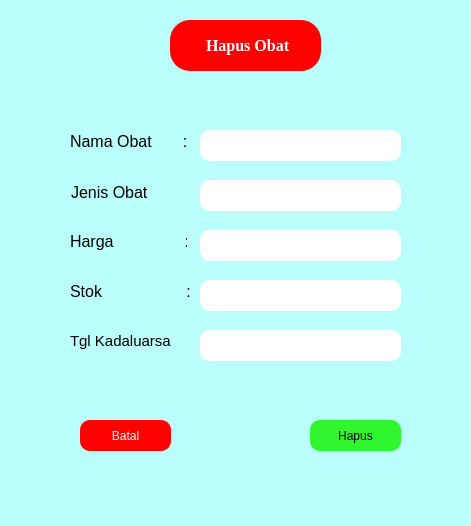
<?xml version="1.0" encoding="UTF-8"?>
<ui version="4.0">
 <class>MainWindow</class>
 <widget class="QMainWindow" name="MainWindow">
  <property name="geometry">
   <rect>
    <x>0</x>
    <y>0</y>
    <width>471</width>
    <height>526</height>
   </rect>
  </property>
  <property name="windowTitle">
   <string>MainWindow</string>
  </property>
  <property name="styleSheet">
   <string notr="true">background-color: rgb(187, 255, 253);</string>
  </property>
  <widget class="QWidget" name="centralwidget">
   <widget class="QLabel" name="label">
    <property name="geometry">
     <rect>
      <x>170</x>
      <y>20</y>
      <width>151</width>
      <height>51</height>
     </rect>
    </property>
    <property name="font">
     <font>
      <family>Times New Roman</family>
      <pointsize>12</pointsize>
      <bold>true</bold>
     </font>
    </property>
    <property name="styleSheet">
     <string notr="true">background-color: rgb(255, 0, 0);
border-radius: 20px;
color: rgb(255, 255, 255);</string>
    </property>
    <property name="text">
     <string>         Hapus Obat </string>
    </property>
   </widget>
   <widget class="QLineEdit" name="lineEdit_2">
    <property name="enabled">
     <bool>true</bool>
    </property>
    <property name="geometry">
     <rect>
      <x>200</x>
      <y>180</y>
      <width>201</width>
      <height>31</height>
     </rect>
    </property>
    <property name="styleSheet">
     <string notr="true">background-color: rgb(255, 255, 255);
border-radius: 10px;</string>
    </property>
   </widget>
   <widget class="QLabel" name="label_6">
    <property name="geometry">
     <rect>
      <x>70</x>
      <y>330</y>
      <width>121</width>
      <height>22</height>
     </rect>
    </property>
    <property name="font">
     <font>
      <pointsize>11</pointsize>
     </font>
    </property>
    <property name="text">
     <string>Tgl Kadaluarsa     :</string>
    </property>
   </widget>
   <widget class="QLabel" name="label_5">
    <property name="geometry">
     <rect>
      <x>70</x>
      <y>280</y>
      <width>121</width>
      <height>22</height>
     </rect>
    </property>
    <property name="font">
     <font>
      <pointsize>12</pointsize>
     </font>
    </property>
    <property name="text">
     <string>Stok                   :</string>
    </property>
   </widget>
   <widget class="QLabel" name="label_3">
    <property name="geometry">
     <rect>
      <x>71</x>
      <y>181</y>
      <width>117</width>
      <height>22</height>
     </rect>
    </property>
    <property name="font">
     <font>
      <pointsize>12</pointsize>
     </font>
    </property>
    <property name="text">
     <string>Jenis Obat         :</string>
    </property>
   </widget>
   <widget class="QLineEdit" name="lineEdit_5">
    <property name="enabled">
     <bool>true</bool>
    </property>
    <property name="geometry">
     <rect>
      <x>200</x>
      <y>330</y>
      <width>201</width>
      <height>31</height>
     </rect>
    </property>
    <property name="styleSheet">
     <string notr="true">background-color: rgb(255, 255, 255);
border-radius: 10px;</string>
    </property>
   </widget>
   <widget class="QPushButton" name="pushButton_2">
    <property name="geometry">
     <rect>
      <x>80</x>
      <y>420</y>
      <width>91</width>
      <height>31</height>
     </rect>
    </property>
    <property name="styleSheet">
     <string notr="true">border-radius: 10px;
background-color: rgb(255, 0, 0);
color: rgb(255, 255, 255);</string>
    </property>
    <property name="text">
     <string>Batal</string>
    </property>
   </widget>
   <widget class="QLabel" name="label_4">
    <property name="geometry">
     <rect>
      <x>70</x>
      <y>230</y>
      <width>117</width>
      <height>22</height>
     </rect>
    </property>
    <property name="font">
     <font>
      <pointsize>12</pointsize>
     </font>
    </property>
    <property name="text">
     <string>Harga                :</string>
    </property>
   </widget>
   <widget class="QPushButton" name="pushButton">
    <property name="geometry">
     <rect>
      <x>310</x>
      <y>420</y>
      <width>91</width>
      <height>31</height>
     </rect>
    </property>
    <property name="styleSheet">
     <string notr="true">border-radius: 10px;
background-color: rgb(49, 245, 46);</string>
    </property>
    <property name="text">
     <string>Hapus</string>
    </property>
   </widget>
   <widget class="QLineEdit" name="lineEdit_3">
    <property name="enabled">
     <bool>true</bool>
    </property>
    <property name="geometry">
     <rect>
      <x>200</x>
      <y>230</y>
      <width>201</width>
      <height>31</height>
     </rect>
    </property>
    <property name="styleSheet">
     <string notr="true">background-color: rgb(255, 255, 255);
border-radius: 10px;</string>
    </property>
   </widget>
   <widget class="QLabel" name="label_2">
    <property name="geometry">
     <rect>
      <x>70</x>
      <y>130</y>
      <width>116</width>
      <height>22</height>
     </rect>
    </property>
    <property name="font">
     <font>
      <pointsize>12</pointsize>
     </font>
    </property>
    <property name="text">
     <string>Nama Obat       :</string>
    </property>
   </widget>
   <widget class="QLineEdit" name="lineEdit">
    <property name="enabled">
     <bool>true</bool>
    </property>
    <property name="geometry">
     <rect>
      <x>200</x>
      <y>130</y>
      <width>201</width>
      <height>31</height>
     </rect>
    </property>
    <property name="styleSheet">
     <string notr="true">background-color: rgb(255, 255, 255);
border-radius: 10px;</string>
    </property>
   </widget>
   <widget class="QLineEdit" name="lineEdit_4">
    <property name="enabled">
     <bool>true</bool>
    </property>
    <property name="geometry">
     <rect>
      <x>200</x>
      <y>280</y>
      <width>201</width>
      <height>31</height>
     </rect>
    </property>
    <property name="styleSheet">
     <string notr="true">background-color: rgb(255, 255, 255);
border-radius: 10px;</string>
    </property>
   </widget>
  </widget>
  <widget class="QMenuBar" name="menubar">
   <property name="geometry">
    <rect>
     <x>0</x>
     <y>0</y>
     <width>471</width>
     <height>22</height>
    </rect>
   </property>
  </widget>
  <widget class="QStatusBar" name="statusbar"/>
 </widget>
 <resources/>
 <connections/>
</ui>
